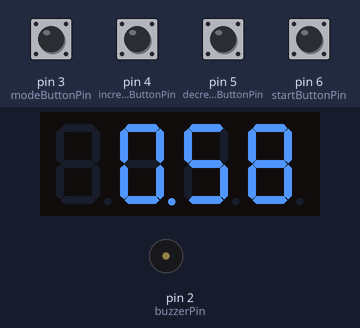
A sketch run on a simulated Arduino Uno, built with avr-gcc and run on an emulated ATmega328P. Shown: 4-digit seven-segment display, buzzer (waves = sounding, pin HIGH). The test bench sets the inputs (shaded band); at power-on: pin 3 (modeButtonPin), pin 4 (incrementButtonPin), pin 5 (decrementButtonPin), pin 6 (startButtonPin) HIGH.

Above: at 1.2 s.
1.3 s: pin 5 (decrementButtonPin) pulled LOW for 0.15 s
At 2.7 s:
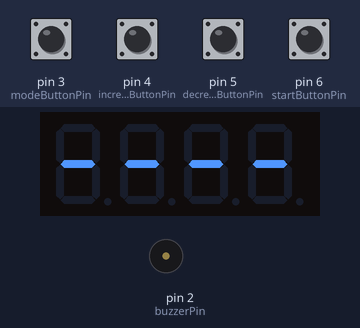
3.0 s: pin 6 (startButtonPin) pulled LOW for 0.15 s
At 3.6 s:
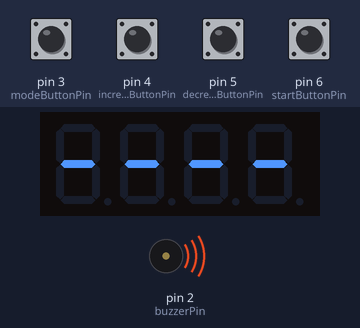
Timing chart, 0 to 9.3 s (numbered marks = the images above; inputs shaded):
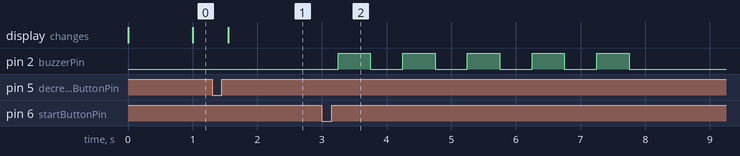

Measured:
- after the input at 1.3 s, the display: changes after 0.25 s (image 1)
- after the input at 3.0 s, pin 2 (buzzerPin): alternates HIGH for 0.50 s and LOW for 0.50 s, 10 changes in all, then stays LOW, starting after 0.25 s

The sketch:

clockmode_GPT.ino
```cpp
#include <SevSeg.h>

SevSeg sevseg; // Create an instance of the SevSeg library

const int buzzerPin = 2;

const int incrementButtonPin = 4;
const int decrementButtonPin = 5;
const int startButtonPin = 6;
const int modeButtonPin = 3;

const int buzzerDuration = 500; // 5 seconds

unsigned long timerDuration = 60000; // Default timer duration is 1 minute
unsigned long timerStartTime;
bool timerActive = false;

bool isClockMode = false; // Flag to indicate if the clock mode is active
bool prevModeButtonState = HIGH; // Previous state of the mode button for debouncing

void setup() {
  byte numDigits = 4; // Number of digits in the display
  byte digitPins[] = {A0, A1, A2, A3}; // Digit pins
  byte segmentPins[] = {7, 8, 9, 10, 11, 12, 13, A4};
  sevseg.setBrightness(90); // Segment pins

  sevseg.begin(COMMON_CATHODE, numDigits, digitPins, segmentPins);

  pinMode(buzzerPin, OUTPUT);
  pinMode(incrementButtonPin, INPUT_PULLUP);
  pinMode(decrementButtonPin, INPUT_PULLUP);
  pinMode(startButtonPin, INPUT_PULLUP);
  pinMode(modeButtonPin, INPUT_PULLUP);
}

void loop() {
  // Check if the increment button is pressed
  if (digitalRead(incrementButtonPin) == LOW) {
    timerDuration += 60000; // Increment timer duration by 1 minute
    delay(250); // Delay to avoid button bounce
  }

  // Check if the decrement button is pressed
  if (digitalRead(decrementButtonPin) == LOW) {
    if (timerDuration >= 60000) {
      timerDuration -= 60000; // Decrement timer duration by 1 minute
    }
    delay(250); // Delay to avoid button bounce
  }

  // Check if the start button is pressed
  if (digitalRead(startButtonPin) == LOW) {
    timerActive = true;
    timerStartTime = millis(); // Store the start time of the timer
    delay(250); // Delay to avoid button bounce
  }

  // Check if the mode button is pressed
  int modeButtonState = digitalRead(modeButtonPin);
  if (modeButtonState == LOW && prevModeButtonState == HIGH) {
    isClockMode = !isClockMode; // Toggle the clock mode flag
    if (isClockMode) {
      // Clear the display when switching to clock mode
      sevseg.setNumber(0, 2);
    }
    delay(250); // Delay to avoid button bounce
  }
  prevModeButtonState = modeButtonState;

  // Check if the timer is active
  if (timerActive) {
    unsigned long currentTime = millis();
    unsigned long elapsedTime = currentTime - timerStartTime;

    // Check if the timer has finished
    if (elapsedTime >= timerDuration) {
      for (int i = 0; i < 5; i++) { // Sound the buzzer 5 times
        digitalWrite(buzzerPin, HIGH);
        delay(buzzerDuration);
        digitalWrite(buzzerPin, LOW);
        delay(buzzerDuration);
      }
      timerActive = false; // Timer is no longer active
      sevseg.setNumber(0, 2); // Set display to "00:00"
      sevseg.refreshDisplay();
    }
  }

  // Display time based on the current mode
  if (isClockMode) {
    // Get the current time in hours and minutes
    unsigned long currentTime = millis();
    int currentHours = currentTime / 3600000;
    int currentMinutes = (currentTime / 60000) % 60;

    // Combine hours and minutes for display (HHMM format)
    int displayTime = currentHours * 100 + currentMinutes;

    // Display current time on the 7-segment display
    sevseg.setNumber(displayTime, 2);
  } else {
    // Calculate remaining minutes and seconds
    int remainingMinutes = (timerDuration - (millis() - timerStartTime)) / 60000;
    int remainingSeconds = ((timerDuration - (millis() - timerStartTime)) / 1000) % 60;

    // Display remaining time on the 7-segment display
    sevseg.setNumber(remainingMinutes * 100 + remainingSeconds, 2);
  }

  // Refresh the display
  sevseg.refreshDisplay();
}
```
